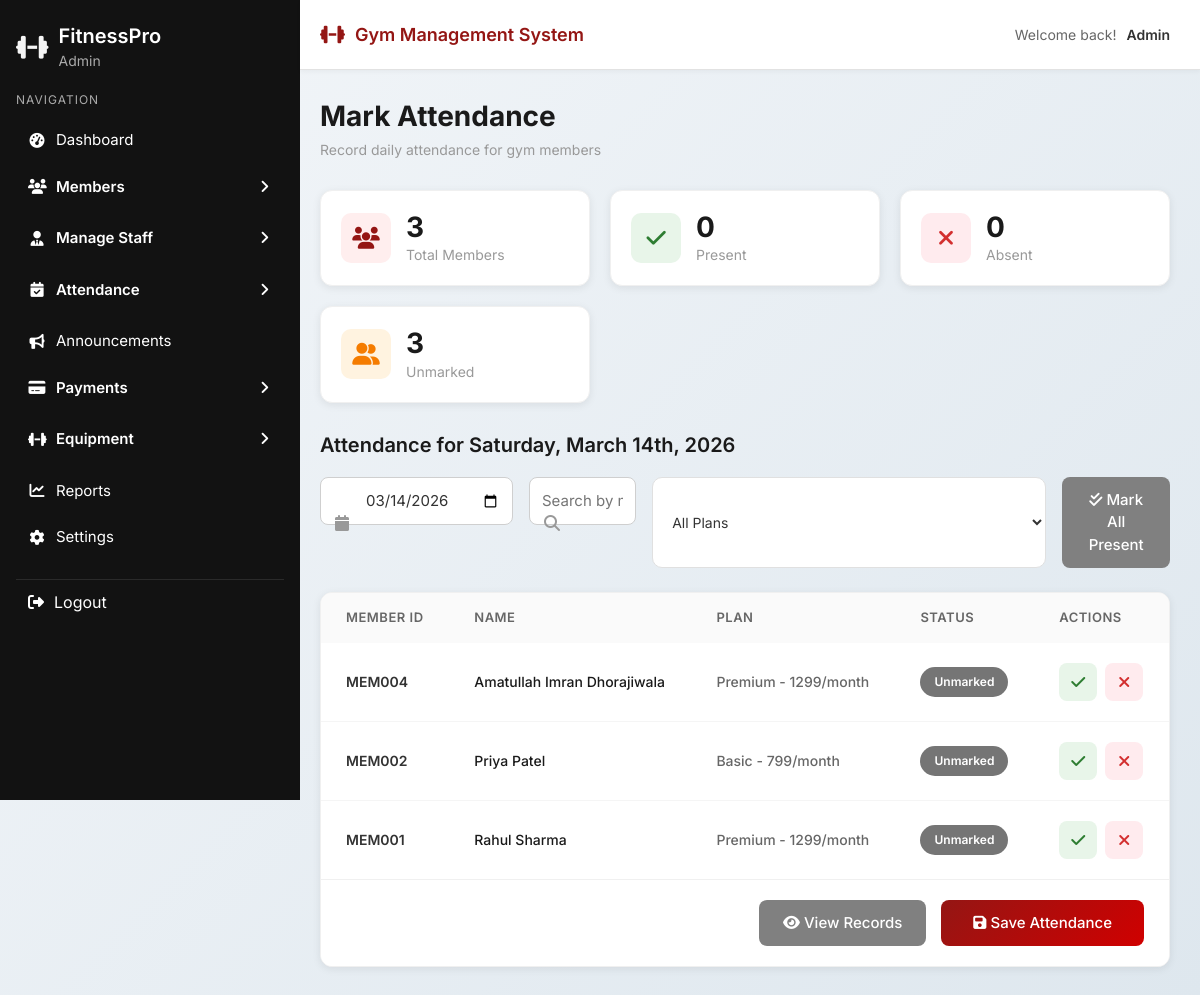
Screenshot of /admin1/mark-attendance.php (signed in) with the database file from the repository.
### tables this page shows
CREATE TABLE `members` (
  `id` int(11) NOT NULL,
  `full_name` varchar(100) NOT NULL,
  `email` varchar(100) NOT NULL,
  `phone` varchar(20) NOT NULL,
  `dob` date NOT NULL,
  `gender` enum('Male','Female','Other') NOT NULL,
  `address` text NOT NULL,
  `membership_type` varchar(50) NOT NULL,
  `start_date` date NOT NULL,
  `end_date` date NOT NULL,
  `duration` varchar(20) NOT NULL,
  `membership_status` enum('Active','Inactive','Expired') DEFAULT 'Active',
  `fitness_level` enum('Beginner','Medium','Advanced') DEFAULT 'Beginner',
  `created_at` timestamp NOT NULL DEFAULT current_timestamp(),
  `updated_at` timestamp NOT NULL DEFAULT current_timestamp() ON UPDATE current_timestamp()
);

### admin1/mark-attendance.php (the view, shortened to what this page needs)
<?php
require_once '../dbcon.php';
$selected_date = isset($_GET['date']) ? $_GET['date'] : date('Y-m-d');
$sql = "SELECT
    m.id,
    m.full_name,
    m.membership_type,
    COALESCE(a.status, 'Unmarked') as attendance_status
FROM members m
LEFT JOIN attendance a ON m.id = a.member_id AND a.attendance_date = ?
WHERE m.membership_status = 'active'
ORDER BY m.full_name ASC";
$stmt = mysqli_prepare($conn, $sql);
mysqli_stmt_bind_param($stmt, "s", $selected_date);
mysqli_stmt_execute($stmt);
$result = mysqli_stmt_get_result($stmt);
$members = [];
$stats = [
    'total' => 0,
    'present' => 0,
    'absent' => 0,
    'unmarked' => 0
];
if (mysqli_num_rows($result) > 0) {
    while($row = mysqli_fetch_assoc($result)) {
        $members[] = $row;
        $stats['total']++;
        if ($row['attendance_status'] == 'Present') {
            $stats['present']++;
        } elseif ($row['attendance_status'] == 'Absent') {
            $stats['absent']++;
        } else {
            $stats['unmarked']++;
        }
    }
}
?>
<!DOCTYPE html>
<html lang="en">
<head>
  <link href="https://cdn.jsdelivr.net/npm/bootstrap@5.3.2/dist/css/bootstrap.min.css" rel="stylesheet">
  <link rel="stylesheet" href="https://cdnjs.cloudflare.com/ajax/libs/font-awesome/6.5.1/css/all.min.css">
  <link rel="stylesheet" href="../css/sidebar.css">
  <link rel="stylesheet" href="../css/common.css">
</head>
<body>
<?php include '../layout/header.php'; ?>
<?php include '../layout/sidebar.php'; ?>
<div class="main-wrapper">
  <div class="main-content">
    <div class="page-header">
      <div>
        <h1 class="page-title">Mark Attendance</h1>
        <p class="page-subtitle">Record daily attendance for gym members</p>
      </div>
    </div>
    <div class="stats-grid">
      <div class="stat-card">
        <div class="stat-icon red">
          <i class="fa-solid fa-users"></i>
        </div>
        <div class="stat-info">
          <h3 id="totalMembers"><?= $stats['total'] ?></h3>
          <p>Total Members</p>
        </div>
      </div>
      <div class="stat-card">
        <div class="stat-icon green">
          <i class="fa-solid fa-check"></i>
        </div>
        <div class="stat-info">
          <h3 id="presentCount"><?= $stats['present'] ?></h3>
          <p>Present</p>
        </div>
      </div>
      <div class="stat-card">
        <div class="stat-icon danger">
          <i class="fa-solid fa-xmark"></i>
        </div>
        <div class="stat-info">
          <h3 id="absentCount"><?= $stats['absent'] ?></h3>
          <p>Absent</p>
        </div>
      </div>
      <div class="stat-card">
        <div class="stat-icon orange">
          <i class="fa-solid fa-user-group"></i>
        </div>
        <div class="stat-info">
          <h3 id="unmarkedCount"><?= $stats['unmarked'] ?></h3>
          <p>Unmarked</p>
        </div>
      </div>
    </div>
    <div style="margin-bottom: 20px;">
      <h2 style="font-size: 20px; font-weight: 600; color: #1a1a1a; margin: 0;">
        Attendance for <?= date('l, F jS, Y', strtotime($selected_date)) ?>
      </h2>
    </div>
    <div class="d-flex gap-3 mb-4">
      <div style="position: relative;">
        <i class="fa-solid fa-calendar" style="position: absolute; left: 15px; top: 50%; transform: translateY(-50%); color: #999;"></i>
        <input type="date" id="dateFilter" class="filter-select" value="<?= $selected_date ?>" style="padding-left: 45px;">
      </div>
      <div class="search-box flex-grow-1">
        <i class="fa-solid fa-magnifying-glass"></i>
        <input type="text" id="searchInput" placeholder="Search by member name or ID...">
      </div>
      <select class="filter-select" id="planFilter">
        <option value="">All Plans</option>
      </select>
      <button class="btn app-btn-secondary" id="markAllPresent">
        <i class="fa-solid fa-check-double"></i> Mark All Present
      </button>
    </div>
    <div class="members-table-container">
      <table class="members-table">
        <thead>
          <tr>
            <th>Member ID</th>
            <th>Name</th>
            <th>Plan</th>
            <th>Status</th>
            <th>Actions</th>
          </tr>
        </thead>
        <tbody id="attendanceTableBody">
          <?php if (count($members) > 0): ?>
            <?php foreach ($members as $index => $member):
              $memberId = 'MEM' . str_pad($member['id'], 3, '0', STR_PAD_LEFT);
            ?>
            <tr data-member-id="<?= $member['id'] ?>" data-plan="<?= htmlspecialchars($member['membership_type']) ?>">
              <td>
                <span style="font-weight: 600; color: #333;"><?= $memberId ?></span>
              </td>
              <td>
                <span style="color: #1a1a1a; font-weight: 500;"><?= htmlspecialchars($member['full_name']) ?></span>
              </td>
              <td>
                <span style="color: #666; font-weight: 500;"><?= htmlspecialchars($member['membership_type']) ?></span>
              </td>
              <td>
                <span class="status-badge <?= strtolower($member['attendance_status']) ?>" data-status="<?= $member['attendance_status'] ?>">
                  <?= htmlspecialchars($member['attendance_status']) ?>
                </span>
              </td>
              <td>
                <div class="attendance-actions">
                  <button class="btn-mark-present <?= $member['attendance_status'] == 'Present' ? 'active' : '' ?>"
                          onclick="markAttendance(<?= $member['id'] ?>, 'Present')"
                          title="Mark Present">
                    <i class="fa-solid fa-check"></i>
                  </button>
                  <button class="btn-mark-absent <?= $member['attendance_status'] == 'Absent' ? 'active' : '' ?>"
                          onclick="markAttendance(<?= $member['id'] ?>, 'Absent')"
                          title="Mark Absent">
                    <i class="fa-solid fa-xmark"></i>
                  </button>
                </div>
              </td>
            </tr>
            <?php endforeach; ?>
          <?php else: ?>
            <tr>
              <td colspan="5" class="text-center" style="padding: 40px; color: #999;">No active members found.</td>
            </tr>
          <?php endif; ?>
        </tbody>
      </table>
      <div class="save-btn-container">
        <button class="btn app-btn-secondary" onclick="window.location.href='view-attendance.php'">
          <i class="fa-solid fa-eye"></i> View Records
        </button>
        <button class="btn app-btn-primary" id="saveAttendance" style="padding: 12px 32px;">
          <i class="fa-solid fa-floppy-disk"></i> Save Attendance
        </button>
      </div>
    </div>
  </div>
</div>
</body>
</html>

### css/sidebar.css (style rules this page uses)
:root { --sidebar-bg: #121212; --hover-bg: #1e1e1e; --active-color: #941614; --text-light: #ffffff; }

### css/common.css (style rules this page uses)
* { box-sizing: border-box; }
body { margin: 0; font-family: 'Inter', sans-serif; background: linear-gradient(135deg, #f3f6f9, #dee7ee); color: #333; }
:root { --card-bg: #ffffff; --border-color: #e2e2e2; --shadow: 0 10px 25px rgba(0,0,0,0.12); --shadow-sm: 0 2px 8px rgba(0,0,0,0.08); --radius-sm: 6px; --radius-md: 8px; --radius-lg: 12px; --active-color: #941614; --success-color: #2e7d32; --warning-color: #f57c00; --danger-color: #d32f2f; }
.main-wrapper { margin-left: 25%; min-height: 100vh; }
.main-content { padding: 30px; }
.page-header { margin-bottom: 30px; }
.page-title { font-size: 28px; font-weight: 700; color: #1a1a1a; margin-bottom: 5px; margin-top: 0; }
.page-subtitle { color: #999; font-size: 14px; margin: 0; }
h2 { color: var(--active-color); font-size: 26px; margin-bottom: 25px; }
.stats-grid { display: grid; grid-template-columns: repeat(auto-fit, minmax(250px, 1fr)); gap: 20px; margin-bottom: 30px; }
.stat-card { background: white; border-radius: var(--radius-lg); padding: 20px; display: flex; align-items: center; gap: 15px; box-shadow: var(--shadow-sm); border: 1px solid #f0f0f0; transition: transform 0.2s; }
.stat-icon { width: 50px; height: 50px; border-radius: 10px; display: flex; align-items: center; justify-content: center; font-size: 22px; flex-shrink: 0; }
.stat-icon.total, .stat-icon.red { background: #fee; color: var(--active-color); }
.stat-icon.active, .stat-icon.green { background: #e8f5e9; color: var(--success-color); }
.stat-icon.inactive, .stat-icon.orange, .stat-icon.yellow { background: #fff3e0; color: var(--warning-color); }
.stat-icon.danger { background: #ffebee; color: var(--danger-color); }
.stat-info h3 { font-size: 28px; font-weight: 700; margin: 0; color: #1a1a1a; }
.stat-info p { margin: 0; color: #999; font-size: 14px; }
.search-box { position: relative; max-width: 500px; }
.search-box input { width: 100%; padding: 12px 15px 12px 45px; border: 1px solid #e0e0e0; border-radius: 10px; font-size: 14px; transition: all 0.3s; }
.search-box i { position: absolute; left: 15px; top: 50%; transform: translateY(-50%); color: #999; }
input[type="text"], input[type="email"], input[type="date"], input[type="number"], input[type="password"], select, textarea { width: 100%; padding: 12px; border-radius: var(--radius-md); border: 1px solid #cfcfcf; font-size: 15px; font-family: 'Inter', sans-serif; transition: border 0.2s; }
.btn.app-btn-primary { background: linear-gradient(135deg, var(--active-color), #d00000); border: none; color: #fff; padding: 12px 24px; border-radius: var(--radius-md); font-size: 15px; cursor: pointer; transition: transform 0.2s; font-weight: 500; }
.btn.app-btn-secondary { background: #808080; border: none; color: #fff; padding: 12px 24px; border-radius: var(--radius-md); font-size: 15px; cursor: pointer; transition: transform 0.2s; font-weight: 500; }
.table-container, .members-table-container { background: white; border-radius: var(--radius-lg); overflow: hidden; box-shadow: var(--shadow-sm); border: 1px solid #f0f0f0; }
.modern-table, .members-table { width: 100%; margin: 0; }
.modern-table thead th, .members-table thead th { background: #fafafa; padding: 15px 25px; font-size: 13px; font-weight: 600; color: #666; text-transform: uppercase; letter-spacing: 0.5px; border: none; text-align: left; }
.modern-table tbody td, .members-table tbody td { padding: 20px 25px; vertical-align: middle; border-bottom: 1px solid #f5f5f5; font-size: 14px; }
.modern-table tbody tr:last-child td, .members-table tbody tr:last-child td { border-bottom: none; }
.status-badge { padding: 6px 14px; border-radius: 20px; font-size: 12px; font-weight: 600; display: inline-block; }
.filter-select { padding: 12px 15px; border: 1px solid #e0e0e0; border-radius: 10px; font-size: 14px; color: #333; background: white; cursor: pointer; transition: all 0.3s; min-width: 150px; }
.gap-3 { gap: 1rem !important; }
.main-wrapper { margin-left: 25%; margin-top: 70px; min-height: calc(100vh - 70px); }
.main-content { padding: 30px; padding-left: 20px; }

### layout/header.php (style rules this page uses)
.main-wrapper { margin-top: 70px !important; }

### rows the page displays
members: id "MEM004", full_name "Amatullah Imran Dhorajiwala", membership_type "Premium - 1299/month", attendance_status "Unmarked"
members: id "MEM002", full_name "Priya Patel", membership_type "Basic - 799/month", attendance_status "Unmarked"
members: id "MEM001", full_name "Rahul Sharma", membership_type "Premium - 1299/month", attendance_status "Unmarked"

### other values shown
$_SESSION['role'] "Admin"
$user_role "Admin"
$stats['total'] "3"
$stats['present'] "0"
$stats['absent'] "0"
$stats['unmarked'] "3"
date('l, F jS, Y', strtotime($selected_date)) "Saturday, March 14th, 2026"
